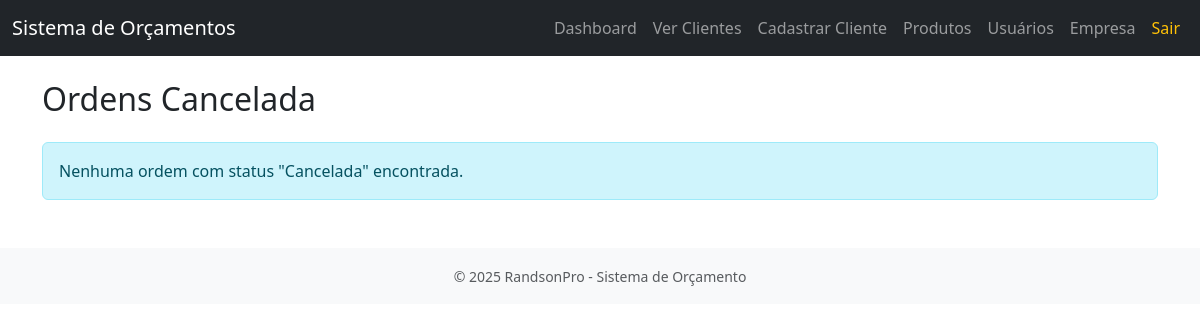
The page /ordens/Cancelada (signed in) on the database as committed earlier.
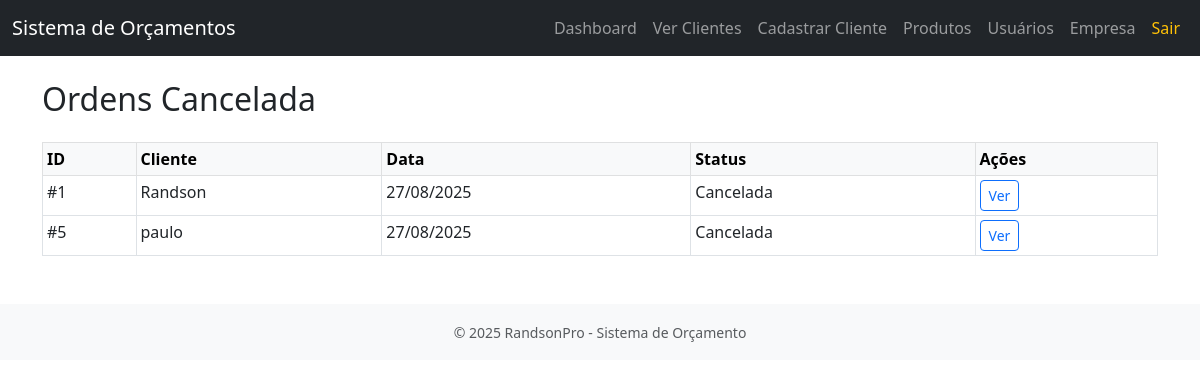
The same page on the database as committed later.
### models.py (models this page shows, shortened)
class OrdemServico(db.Model):
    __tablename__ = 'ordens_servico'
    id = db.Column(db.Integer, primary_key=True)
    cliente_id = db.Column(db.Integer, db.ForeignKey('clientes.id'), nullable=False)
    observacoes = db.Column(db.Text)
    data_criacao = db.Column(db.DateTime, default=datetime.utcnow)
    desconto = db.Column(db.Float, default=0.0)
    status = db.Column(db.String(50), default='Aberta')
    itens_os = db.relationship('ItemOS', backref='ordem', cascade='all, delete-orphan')

class Cliente(db.Model):
    __tablename__ = 'clientes'
    id = db.Column(db.Integer, primary_key=True)
    nome = db.Column(db.String(100), nullable=False)
    telefone = db.Column(db.String(20))
    email = db.Column(db.String(100))
    cpf_cnpj = db.Column(db.String(20))
    cidade = db.Column(db.String(100))
    ordens = db.relationship('OrdemServico', backref='cliente', cascade='all, delete-orphan')

### app.py (the view)
@app.route('/ordens/<status>')
@login_required
def listar_ordens_por_status(status):
    ordens = OrdemServico.query.filter_by(status=status.capitalize()).order_by(OrdemServico.data_criacao.desc()).all()
    return render_template('lista_ordens.html', ordens=ordens, status=status)

### app.py (called while the page is built)
def login_required(f):
    @wraps(f)
    def decorated_function(*args, **kwargs):
        if 'usuario_id' not in session:
            flash("Você precisa estar logado para acessar esta página.", "warning")
            return redirect(url_for('login'))
        return f(*args, **kwargs)
    return decorated_function

@app.context_processor
def inject_datetime():
    return {'datetime': datetime}

### templates/lista_ordens.html (shortened to what this page needs)
{% extends 'base.html' %}
{% block content %}
<h2 class="mb-4">Ordens {{ status.capitalize() }}</h2>
{% if ordens %}
  <table class="table table-sm table-bordered">
    <thead class="table-light">
      <tr>
        <th>ID</th>
        <th>Cliente</th>
        <th>Data</th>
        <th>Status</th>
        <th>Ações</th>
      </tr>
    </thead>
    <tbody>
      {% for os in ordens %}
      <tr>
        <td>#{{ os.id }}</td>
        <td>{{ os.cliente.nome }}</td>
        <td>{{ os.data_criacao.strftime('%d/%m/%Y') }}</td>
        <td>{{ os.status }}</td>
        <td>
          <a href="{{ url_for('visualizar_os', os_id=os.id) }}" class="btn btn-sm btn-outline-primary">Ver</a>
        </td>
      </tr>
      {% endfor %}
    </tbody>
  </table>
{% else %}
  <div class="alert alert-info">Nenhuma ordem com status "{{ status }}" encontrada.</div>
{% endif %}
{% endblock %}

Rows that differ between the two databases and show on the page:
added OrdemServico: id "1", cliente.nome "Randson", data_criacao "27/08/2025", status "Cancelada"
added OrdemServico: id "5", cliente.nome "paulo", data_criacao "27/08/2025", status "Cancelada"
Other text that changed with them:
{{ status }}: "Cancelada" → (not shown)
text no longer shown: "Nenhuma ordem com status \" \" encontrada."
text now shown: "ID Cliente Data Status Ações"
